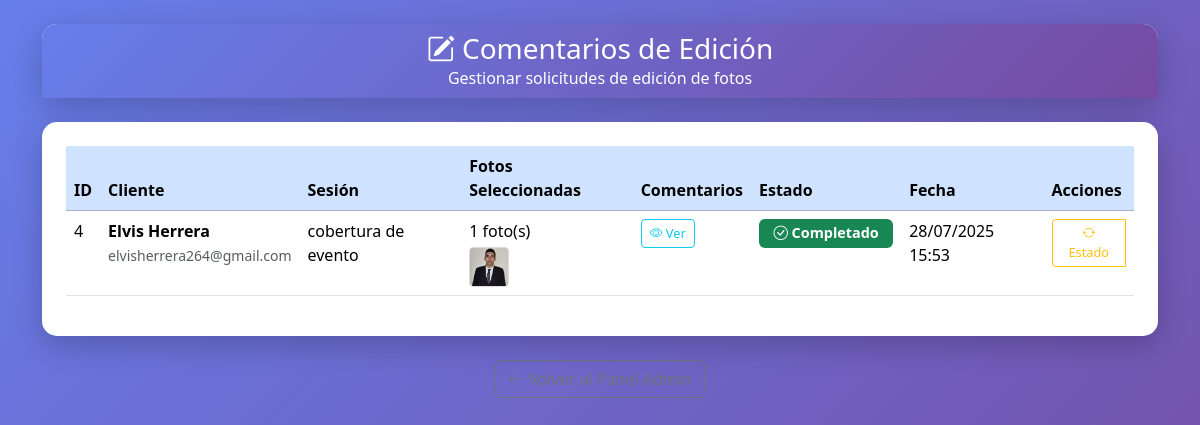
Screenshot of /pantallas/admin_comentarios_edicion.php (signed in) with the database file from the repository.
### tables this page shows
CREATE TABLE `comentarios_edicion` (
  `id_comentario` int(11) NOT NULL,
  `galeria_id` int(11) NOT NULL,
  `cliente_id` int(11) NOT NULL,
  `comentarios` text NOT NULL,
  `fotos_seleccionadas` text NOT NULL,
  `estado` enum('pendiente','en_proceso','completado') NOT NULL DEFAULT 'pendiente',
  `fecha_creacion` datetime NOT NULL DEFAULT current_timestamp(),
  `fecha_actualizacion` datetime DEFAULT NULL ON UPDATE current_timestamp()
);

CREATE TABLE `clientes` (
  `id_cliente` int(11) NOT NULL,
  `cedula` varchar(13) DEFAULT NULL,
  `nombre_completo` varchar(100) NOT NULL,
  `telefono_celular` varchar(20) NOT NULL,
  `correo` varchar(100) NOT NULL,
  `contrasena_hash` char(64) DEFAULT NULL,
  `token_confirmacion` char(64) DEFAULT NULL,
  `vencimiento_token` datetime DEFAULT NULL,
  `esta_activo` tinyint(1) NOT NULL DEFAULT 0,
  `fecha_registro` datetime NOT NULL DEFAULT current_timestamp(),
  `fecha_confirmacion` datetime DEFAULT NULL
);

CREATE TABLE `sesiones` (
  `id_sesion` int(11) NOT NULL,
  `cliente_id` int(11) NOT NULL,
  `tipo_sesion` enum('cobertura de evento','temática','estudio','exterior','corporativo','familiar','retrato','otro') NOT NULL,
  `descripcion_sesion` text NOT NULL,
  `duracion_sesion` varchar(50) NOT NULL,
  `precio_base` decimal(10,2) DEFAULT NULL,
  `lugar_sesion` enum('estudio','domicilio','exterior') NOT NULL,
  `direccion_sesion` varchar(255) DEFAULT NULL,
  `estilo_fotografia` enum('clasico','moderno','creativo','otro') NOT NULL,
  `servicios_adicionales` text DEFAULT NULL,
  `otros_datos` varchar(200) DEFAULT NULL,
  `total_pagar` decimal(10,2) NOT NULL,
  `abono_inicial` decimal(10,2) NOT NULL,
  `saldo` decimal(10,2) GENERATED ALWAYS AS (`total_pagar` - `abono_inicial`) STORED,
  `fecha_sesion` date NOT NULL,
  `hora_sesion` time NOT NULL,
  `estado` enum('en_espera','completado','cancelado') NOT NULL DEFAULT 'en_espera',
  `creado_en` datetime NOT NULL DEFAULT current_timestamp()
);

CREATE TABLE `fotos` (
  `id_foto` int(11) NOT NULL,
  `galeria_id` int(11) NOT NULL,
  `filename` varchar(255) NOT NULL,
  `url` varchar(255) NOT NULL,
  `url_editada` varchar(255) DEFAULT NULL,
  `is_selected` tinyint(1) NOT NULL DEFAULT 0,
  `es_final` tinyint(1) NOT NULL DEFAULT 0,
  `uploaded_at` datetime NOT NULL DEFAULT current_timestamp()
);

### pantallas/admin_comentarios_edicion.php (the view, shortened to what this page needs)
<?php
$pdo = DatabaseConnection::getInstance()->getConnection();
$comentarios = $pdo->query(
    "SELECT ce.*, c.nombre_completo, c.correo, g.token, s.tipo_sesion
     FROM comentarios_edicion ce
     JOIN clientes c ON ce.cliente_id = c.id_cliente
     JOIN galerias g ON ce.galeria_id = g.id_galeria
     JOIN sesiones s ON g.sesion_id = s.id_sesion
     ORDER BY ce.fecha_creacion DESC"
)->fetchAll(PDO::FETCH_ASSOC);
?>
<!DOCTYPE html>
<html lang="es">
<head>
    <link href="https://cdn.jsdelivr.net/npm/bootstrap@5.3.2/dist/css/bootstrap.min.css" rel="stylesheet">
    <link rel="stylesheet" href="https://cdn.jsdelivr.net/npm/bootstrap-icons@1.11.3/font/bootstrap-icons.css">
</head>
<body>
    <div class="container py-4">
        <div class="row mb-4">
            <div class="col-12">
                <div class="card">
                    <div class="card-header text-center">
                        <h3 class="mb-0"><i class="bi bi-pencil-square"></i> Comentarios de Edición</h3>
                        <p class="mb-0">Gestionar solicitudes de edición de fotos</p>
                    </div>
                </div>
            </div>
        </div>
        <div class="row">
            <div class="col-12">
                <div class="card">
                    <div class="card-body p-4">
                        <?php if (empty($comentarios)): ?>
                            <div class="text-center py-5">
                                <i class="bi bi-chat-dots" style="font-size: 4rem; color: #ccc;"></i>
                                <h5 class="mt-3 text-muted">No hay comentarios de edición</h5>
                                <p class="text-muted">Los clientes aparecerán aquí cuando soliciten ediciones.</p>
                            </div>
                        <?php else: ?>
                            <div class="table-responsive">
                                <table class="table table-hover">
                                    <thead class="table-primary">
                                        <tr>
                                            <th>ID</th>
                                            <th>Cliente</th>
                                            <th>Sesión</th>
                                            <th>Fotos Seleccionadas</th>
                                            <th>Comentarios</th>
                                            <th>Estado</th>
                                            <th>Fecha</th>
                                            <th>Acciones</th>
                                        </tr>
                                    </thead>
                                    <tbody>
                                        <?php foreach ($comentarios as $comentario): ?>
                                            <tr>
                                                <td><?= $comentario['id_comentario'] ?></td>
                                                <td>
                                                    <strong><?= htmlspecialchars($comentario['nombre_completo']) ?></strong><br>
                                                    <small class="text-muted"><?= htmlspecialchars($comentario['correo']) ?></small>
                                                </td>
                                                <td><?= htmlspecialchars($comentario['tipo_sesion']) ?></td>
                                                <td>
                                                    <?php
                                                    $fotos = json_decode($comentario['fotos_seleccionadas'], true);
                                                    echo count($fotos) . ' foto(s)';
                                                    if (!empty($fotos)) {
                                                        echo '<div class="d-flex gap-1 mt-1">';
                                                        foreach ($fotos as $foto_id) {
                                                            $stmt = $pdo->prepare("SELECT filename FROM fotos WHERE id_foto = ?");
                                                            $stmt->execute([$foto_id]);
                                                            $foto_info = $stmt->fetch(PDO::FETCH_ASSOC);
                                                            if ($foto_info) {
                                                                echo '<img src="../galeria/' . htmlspecialchars($foto_info['filename']) . '"
                                                                           alt="Miniatura"
                                                                           style="width: 40px; height: 40px; object-fit: cover; border-radius: 4px; border: 1px solid #ddd;">';
                                                            }
                                                        }
                                                        echo '</div>';
                                                    }
                                                    ?>
                                                </td>
                                                <td>
                                                    <button class="btn btn-sm btn-outline-info"
                                                            data-bs-toggle="modal"
                                                            data-bs-target="#comentarioModal<?= $comentario['id_comentario'] ?>">
                                                        <i class="bi bi-eye"></i> Ver
                                                    </button>
                                                </td>
                                                <td>
                                                    <?php
                                                    $estado = strtolower($comentario['estado']);
                                                    if ($estado === 'pendiente') {
                                                        echo '<span class="badge badge-status bg-warning text-dark"><i class="bi bi-clock"></i> Pendiente</span>';
                                                    } elseif ($estado === 'en_proceso') {
                                                        echo '<span class="badge badge-status bg-info"><i class="bi bi-gear"></i> En Proceso</span>';
                                                    } elseif ($estado === 'completado') {
                                                        echo '<span class="badge badge-status bg-success"><i class="bi bi-check-circle"></i> Completado</span>';
                                                    }
                                                    ?>
                                                </td>
                                                <td><?= date('d/m/Y H:i', strtotime($comentario['fecha_creacion'])) ?></td>
                                                <td>
                                                    <div class="btn-group" role="group">
                                                        <button class="btn btn-sm btn-outline-warning"
                                                                data-bs-toggle="dropdown">
                                                            <i class="bi bi-arrow-repeat"></i> Estado
                                                        </button>
                                                    </div>
                                                </td>
                                            </tr>
                                        <?php endforeach; ?>
                                    </tbody>
                                </table>
                            </div>
                        <?php endif; ?>
                    </div>
                </div>
            </div>
        </div>
        <div class="row mt-4">
            <div class="col-12 text-center">
                <a href="admin_galeria.php" class="btn btn-outline-secondary">
                    <i class="bi bi-arrow-left"></i> Volver al Panel Admin
                </a>
            </div>
        </div>
    </div>
</body>
</html>

### pantallas/admin_comentarios_edicion.php (style rules this page uses)
body { background: linear-gradient(135deg, #667eea 0%, #764ba2 100%); min-height: 100vh; }
.card { border: none; border-radius: 15px; box-shadow: 0 10px 30px rgba(0,0,0,0.2); }
.card-header { background: linear-gradient(135deg, #667eea 0%, #764ba2 100%); color: white; border-radius: 15px 15px 0 0 !important; border: none; }
.badge-status { font-size: 0.9em; padding: 0.5em 1em; }
.btn-sm { font-size: 0.8em; }

### rows the page displays
comentarios_edicion: id_comentario "4", cliente.nombre_completo "Elvis Herrera", cliente.correo "elvisherrera264@gmail.com", sesiones.tipo_sesion "cobertura de evento", fotos_seleccionadas "1", estado "completado" (drawn), fecha_creacion "28/07/2025 15:53"
fotos: filename (picture)
